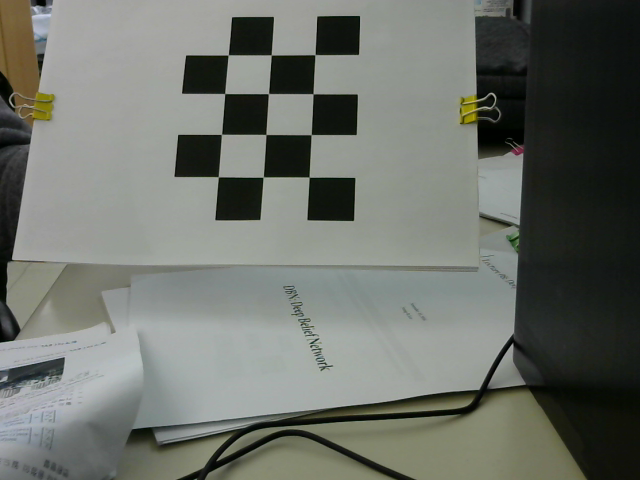
//> input picture opencv_feature_detect/opencv_feature_detect/image0.png, 640 x 480 px
$ ./image_detect   (built with g++ and OpenCV 4)
//> lines starting //> are read from the running program, lines starting //| are printed output that depends on the picture; after the words box and inside, x2 and y2 are one past the last pixel; in counts of white or black regions, pixels touching at a corner belong together
#include <opencv2\core\core.hpp>
#include <opencv2\highgui\highgui.hpp>
#include <opencv2\imgproc\imgproc.hpp>
#include <opencv2\calib3d\calib3d.hpp>
#include <time.h>
#include <iostream>
#include <thread>

using namespace cv;
using namespace std;

Mat harriscorner(Mat gray, Mat img) {
	int depth = gray.depth();
	double scale = 1;
	float k = 0.04f;
	Mat dst = Mat::zeros(gray.size(), CV_32FC1);
	Mat Dx, Dy, dst_norm;
	Sobel(gray, Dx, CV_32F, 1, 0, 3, scale, 0, 4);
	Sobel(gray, Dy, CV_32F, 0, 1, 3, scale, 0, 4);
	Size size = gray.size();
	Mat cov(size, CV_32FC3);
	cv::imshow("Dx", Dx);
	cv::imshow("Dy", Dy);
	for (int i = 0; i < size.height; i++) {
		float* cov_data = cov.ptr<float>(i);
		float* dxdata = Dx.ptr<float>(i);
		float* dydata = Dy.ptr<float>(i);
		for (int j = 0; j < size.width; j++) {
			float dx = dxdata[j];
			float dy = dydata[j];

			cov_data[j * 3] = dx*dx;
			cov_data[j * 3 + 1] = dx*dy;
			cov_data[j * 3 + 2] = dy*dy;
		}
	}
	cv::imshow("cov", cov);
	boxFilter(cov, cov, cov.depth(), Size(2, 2), Point(-1, -1), false, 4);
	cv::imshow("box_cov", cov);
	Size cov_size = cov.size();

	for (int i = 0; i < cov_size.height; i++) {
		float* cov_data = cov.ptr<float>(i);
		float* dst_data = dst.ptr<float>(i);

		for (int j = 0; j < cov_size.width; j++) {
			float a = cov_data[j * 3];
			float b = cov_data[j * 3 + 1];
			float c = cov_data[j * 3 + 2];
			dst_data[j] = (float)(a*c - b*b - k*(a + c)*(a + c));
		}
	}
	cv::imshow("dst", dst);

	normalize(dst, dst_norm, 0, 1, NORM_MINMAX, CV_32FC1, Mat());
	cv::imshow("dst_norm", dst_norm);
	for (int j = 0; j < dst_norm.rows; j++) {
		float* res = dst_norm.ptr<float>(j);
		for (int i = 0; i < dst_norm.cols; i++) {
			if (res[i] >= 0.5) {
				circle(img, Point(i, j), 3, Scalar(0, 0, 255), 2, 8, 0);
				cout << res[i] << ", " << i << ", " << j << endl;
			}
		}
	}
	cv::imshow("output", img);
	waitKey(0);
	return dst_norm;
}
// [47 lines of commented-out code are left out]
int main() {
	Mat input = imread("image0.png");
//> input is the input picture: 480 rows x 640 cols, CV_8UC3; mean B, G, R 105.7, 112.5, 108.5
	cv::imshow("input", input);
	Mat gray, response;
	cvtColor(input, gray, COLOR_BGR2GRAY);
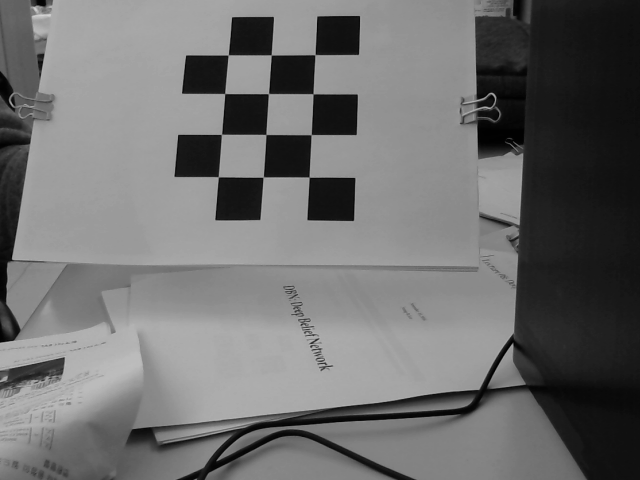
//> gray: 480 rows x 640 cols, CV_8UC1; min 0, max 212, mean 110.5
	response = harriscorner(gray, input);
//> in harriscorner, `Sobel(gray, Dx, CV_32F, 1, 0, 3, scale, 0, 4);`:
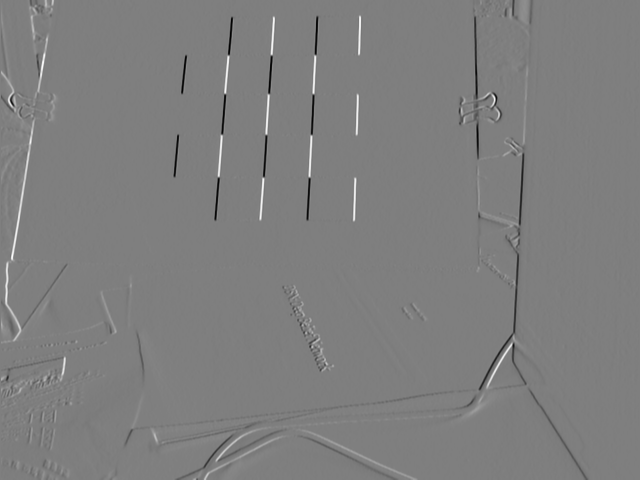
//> Dx: 480 rows x 640 cols, CV_32FC1; min -637, max 642, mean -0.7; drawn with min black and max white
//> in harriscorner, `Sobel(gray, Dy, CV_32F, 0, 1, 3, scale, 0, 4);`:
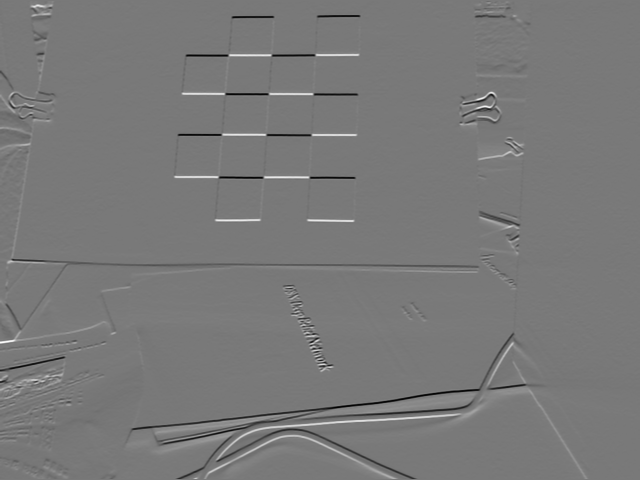
//> Dy: 480 rows x 640 cols, CV_32FC1; min -622, max 685, mean -0.4; drawn with min black and max white
//> after the loop in harriscorner, `for (int i = 0; i < size.height; i++)`:
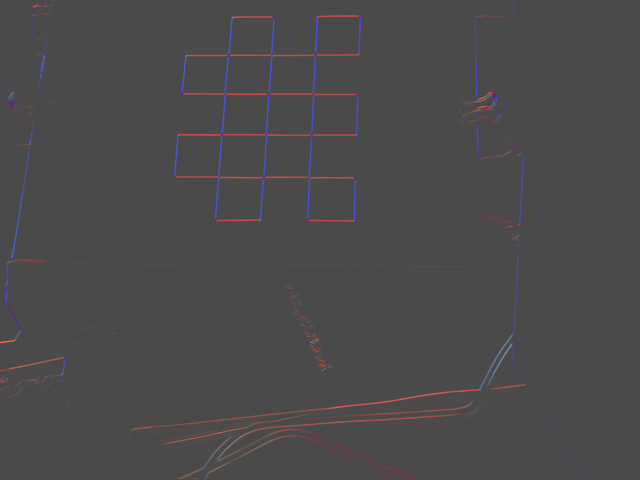
//> cov: 480 rows x 640 cols, CV_32FC3; mean B, G, R 2524.1, 353.5, 3609.8; drawn with min black and max white
//> after the loop in harriscorner, `for (int i = 0; i < cov_size.height; i++)`:
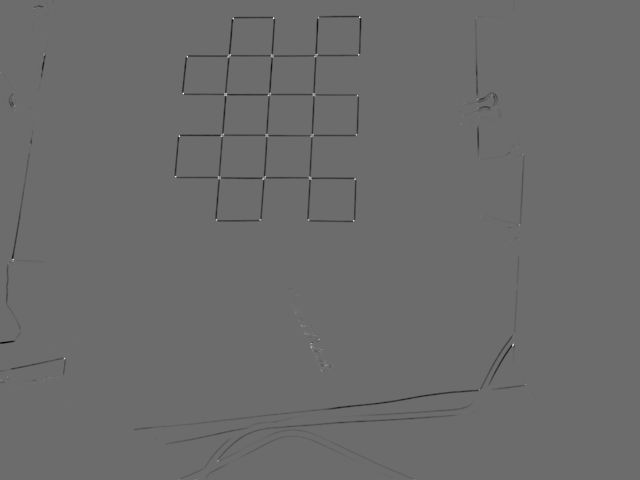
//> dst: 480 rows x 640 cols, CV_32FC1; min -8e+10, max 1.08e+11, mean -478271296; drawn with min black and max white
//> after the loop in harriscorner, `for (int j = 0; j < dst_norm.rows; j++)`:
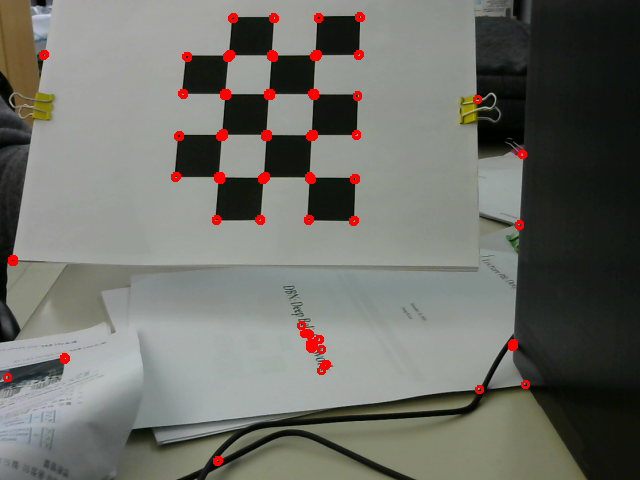
//> img: 480 rows x 640 cols, CV_8UC3; 1.29% of pixels changed, all inside (x1, y1, x2, y2) = (3, 12, 530, 466)

	// [26 lines of commented-out code are left out]
	return 0;
}

$ run again, with opencv_feature_detect/opencv_feature_detect/image1.png copied over opencv_feature_detect/opencv_feature_detect/image0.png
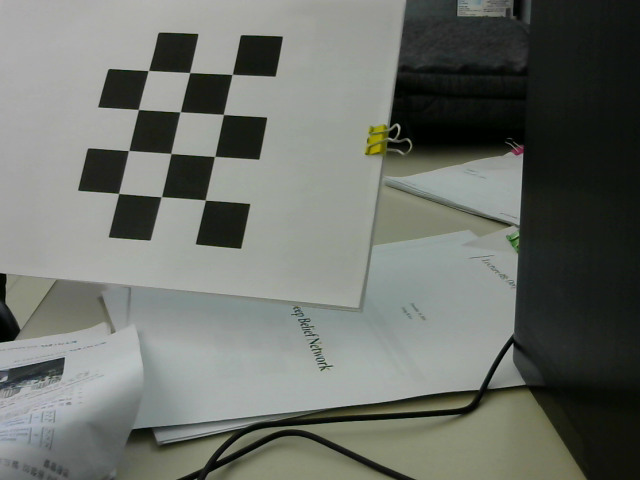
//> input picture opencv_feature_detect/opencv_feature_detect/image1.png, 640 x 480 px
//> input is the input picture: 480 rows x 640 cols, CV_8UC3; mean B, G, R 105.8, 112.3, 108.2
//> after the loop in harriscorner, `for (int i = 0; i < cov_size.height; i++)`:
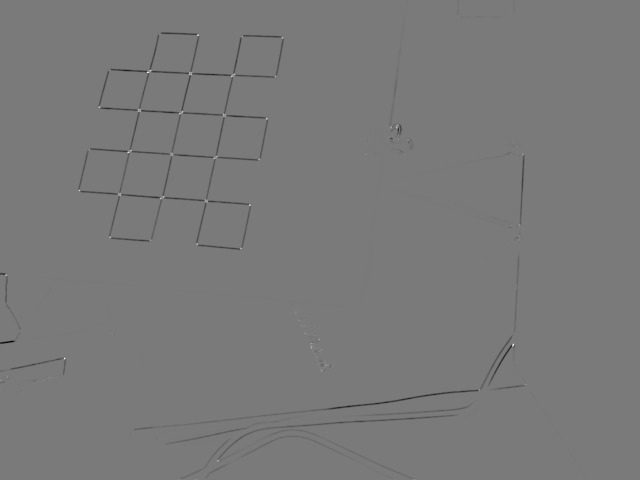
//> dst: 480 rows x 640 cols, CV_32FC1; min -8.51e+10, max 9.26e+10, mean -410877024; drawn with min black and max white
//> after the loop in harriscorner, `for (int j = 0; j < dst_norm.rows; j++)`:
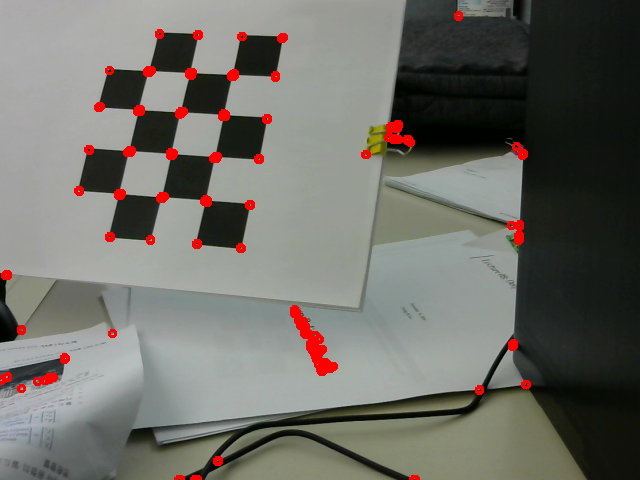
//> img: 480 rows x 640 cols, CV_8UC3; 1.96% of pixels changed, all inside (x1, y1, x2, y2) = (0, 11, 531, 480)
